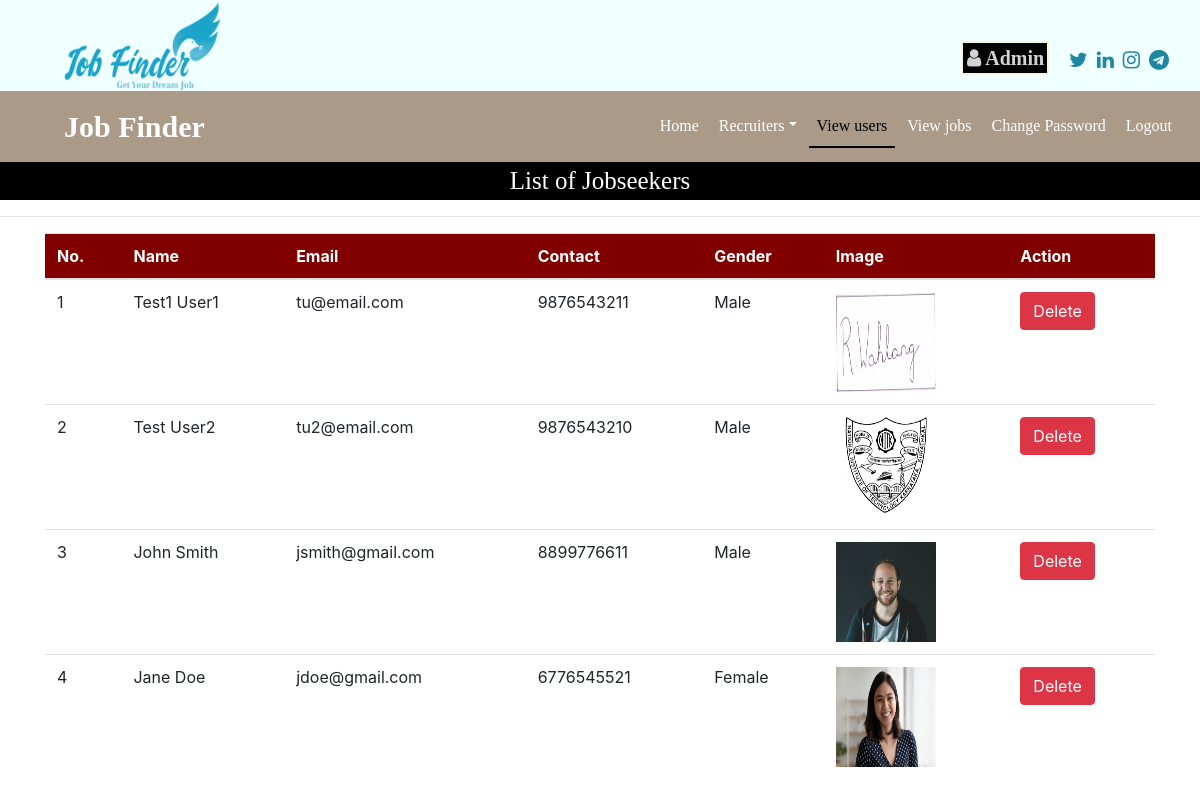
The page /view_users (signed in) on the database its author committed.
### job/models.py (models this page shows, shortened)
class JobSeeker(models.Model):
    user = models.ForeignKey(User, on_delete=models.CASCADE)
    mobile = models.CharField(max_length=15, null=True)
    image = models.FileField(null=True)
    gender = models.CharField(max_length=10, null=True)
    type = models.CharField(max_length=15, null=True)

### job/views.py (the view)
# urls.py: path('view_users', view_users, name="view_users"),
def view_users(request):
    if not request.user.is_authenticated:
        return redirect('admin_login')
    data = JobSeeker.objects.all()
    d = {'data': data}
    return render(request, 'view_users.html', d)

### job/templates/view_users.html (shortened to what this page needs)
{% load static %}
{% block body %}
{% include 'admin_navigations.html' %}
<div class="bef_log_page" value="admin_view_users" style="font-family:'Monotype Corsiva'; font-size:25px; color: white; background-color: black; text-align: center">
    List of Jobseekers
</div>
<hr>
<div class="container">
<table class="table table-hover" id="example">
    <thead>
    <tr style="background-color: maroon; color: white">
        <th>No.</th>
        <th>Name</th>
        <th>Email</th>
        <th>Contact</th>
        <th>Gender</th>
        <th>Image</th>
        <th>Action</th>
    </tr>
    </thead>
    <tbody>
    {% for i in data %}
    <tr>
        <td>{{forloop.counter}}</td>
        <td>{{i.user.first_name}} {{i.user.last_name}}</td>
        <td>{{i.user.username}}</td>
        <td>{{i.mobile}}</td>
        <td>{{i.gender}}</td>
        <td><img src="{{i.image.url}}" style="width: 100px; height: 100px;"></td>
        <td><a href="{% url 'delete_user' i.user.id %}" class="btn btn-danger" onclick="return confirm('Delete user?')">Delete</a></td>
    </tr>
    {% endfor %}
    </tbody>
</table>
</div>
{% endblock %}

### rows shown on the page
JobSeeker: user.first_name "Test1", user.last_name "User1", user.username "tu@email.com", mobile "9876543211", gender "Male", image (picture)
JobSeeker: user.first_name "Test", user.last_name "User2", user.username "tu2@email.com", mobile "9876543210", gender "Male", image (picture)
JobSeeker: user.first_name "John", user.last_name "Smith", user.username "jsmith@gmail.com", mobile "8899776611", gender "Male", image (picture)
JobSeeker: user.first_name "Jane", user.last_name "Doe", user.username "jdoe@gmail.com", mobile "6776545521", gender "Female", image (picture)
